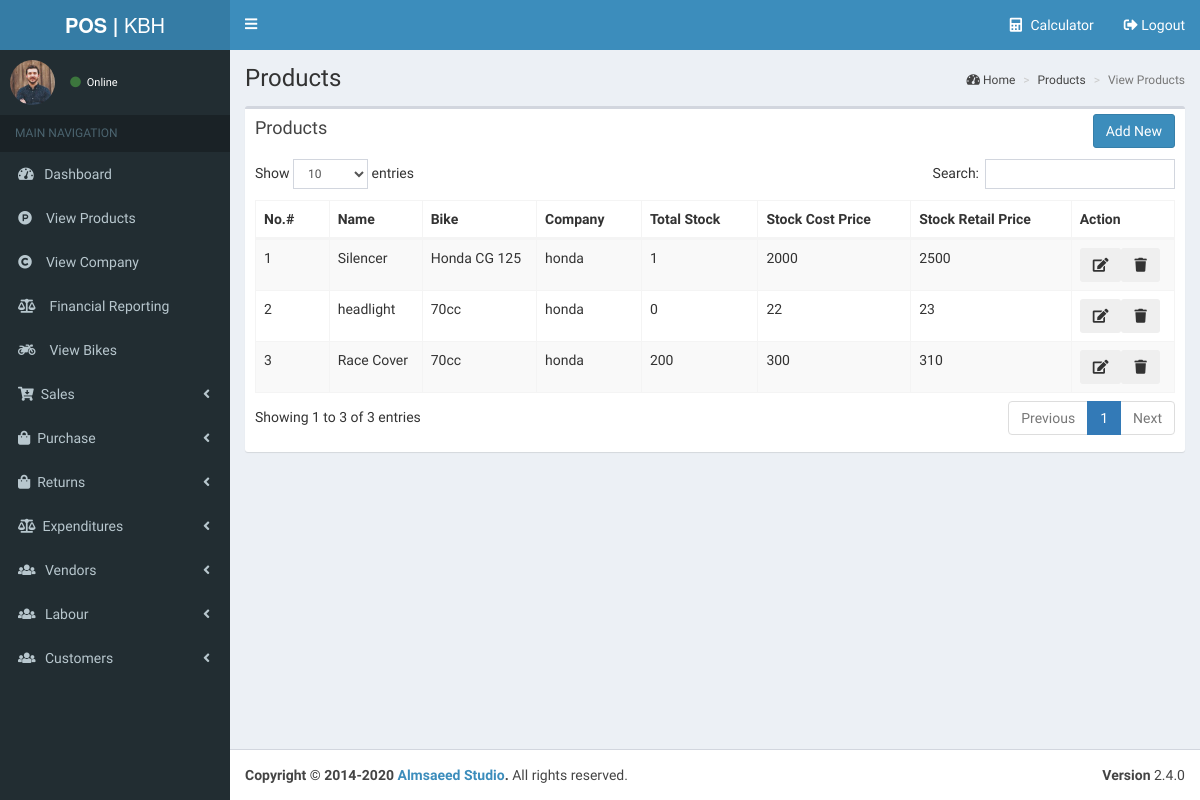
The app's page /viewitem.php (signed in), older data.
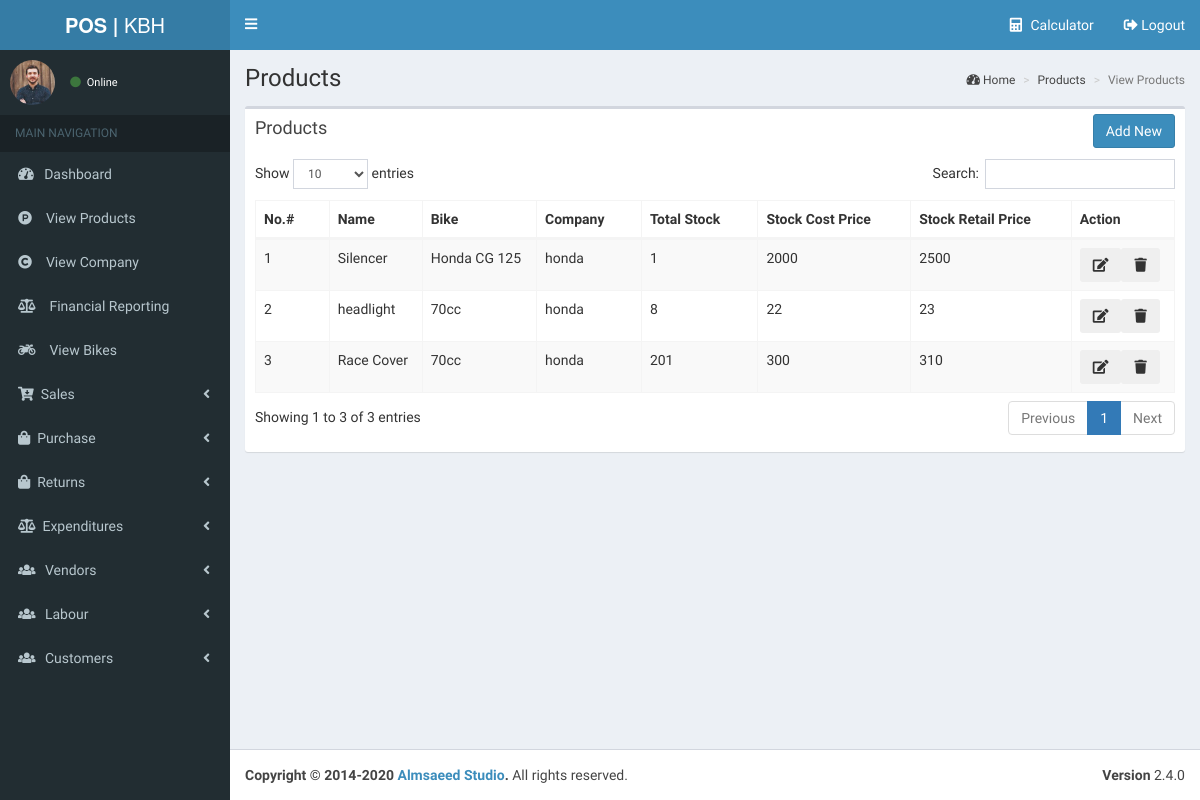
The same page, newer data.
### tables this page shows
CREATE TABLE `items` (
  `id` int(200) NOT NULL,
  `name` varchar(200) NOT NULL,
  `item_no` varchar(400) NOT NULL,
  `bike_id` varchar(200) NOT NULL,
  `company_id` varchar(200) NOT NULL,
  `date` varchar(200) NOT NULL,
  `old_stock` varchar(200) NOT NULL,
  `old_stoct_price` varchar(200) NOT NULL,
  `new_stock` varchar(200) NOT NULL,
  `new_stoct_price` varchar(200) NOT NULL,
  `total_stock` varchar(200) NOT NULL,
  `old_stock_cprice` varchar(200) NOT NULL,
  `new_stock_cprice` varchar(200) NOT NULL
);

CREATE TABLE `bike` (
  `id` int(200) NOT NULL,
  `name` varchar(200) NOT NULL,
  `date` varchar(200) NOT NULL
);

CREATE TABLE `company` (
  `id` int(200) NOT NULL,
  `name` varchar(200) NOT NULL,
  `date` varchar(200) NOT NULL
);

### viewitem.php (the view, shortened to what the changed rows need)
<?php
include('connection.php');
?>
<!DOCTYPE html>
<html>
<head>
    <link rel="stylesheet" href="css/bootstrap.min.css">
    <link rel="stylesheet" href="css/font-awesome.min.css">
    <link rel="stylesheet" href="css/fontawesome-all.min.css">
    <link rel="stylesheet" href="css/ionicons.min.css">
    <link rel="stylesheet" href="css/dataTables.bootstrap.min.css">
    <link rel="stylesheet" href="css/AdminLTE.min.css">
    <link rel="stylesheet" href="css/_all-skins.min.css">
    <link rel="stylesheet" href="css/toastr.min.css">
</head>
<body class="hold-transition skin-blue sidebar-mini">
    <div class="wrapper">
        <?php include("master/header.php")?>
        <div class="content-wrapper">
            <section class="content-header">
                <h1>
                    Products
                </h1>
            </section>
            <section class="content">
                <div class="row">
                    <div class="col-xs-12">
                        <div class="box">
                            <div class="box-body">
                                <table id="example1" class="table table-bordered table-striped">
                                    <thead>
                                        <tr>
                                            <th> No.#</th>
                                            <th> Name</th>
                                            <th> Bike</th>
                                            <th> Company</th>
                                            <th> Total Stock</th>
                                            <th> Stock Cost Price</th>
                                            <th> Stock Retail Price</th>
                                            <th> Action</th>
                                        </tr>
                                    </thead>
									<tbody>
									     <?php
                                            $count=0;
                                            $sql = "SELECT items.*,company.name As cname,bike.name As bname FROM `items`,`bike`,`company` where items.company_id = company.id AND items.bike_id = bike.id";
                                            $result = $conn->query($sql);
                                            if ($result->num_rows > 0)
                                            {
                                                while($row = mysqli_fetch_assoc($result))
                                                {
                                                    $count++;
                                                    $name = $row['name'];
                                                    $tstock = $row['total_stock'];
                                                    $os_cprice = $row['old_stock_cprice'];
                                                    $os_rprice = $row['old_stoct_price'];
                                                    $bname = $row['bname'];
                                                    $cname = $row['cname'];
                                        ?>
										<tr>
                                            <td> <?php echo $count;?></td>
                                            <td> <?php echo $name;?></td>
                                            <td> <?php echo $bname;?></td>
                                            <td> <?php echo $cname;?></td>
                                            <td> <?php echo $tstock;?></td>
                                            <td> <?php echo $os_cprice;?></td>
                                            <td > <?php echo $os_rprice;?></td>
                                            <td>
                                                <div style="display: inline-flex;" role="group">
                                                    <form action="edititem.php" method="POST">
                                                        <button type="submit" name="edit_item"  data-toggle="tooltip" data-placement="top" title="Edit" class="btn btn-secondary"><i class="fas fa-edit"></i></button>
                                                    </form>
                                                    <form action="function.php" method="POST">
                                                        <button type="submit" name="delete_item"  onclick="return confirm('Are you sure, you want to delete?');" data-toggle="tooltip" data-placement="top" title="Delete" class="btn btn-secondary"><i class="fas fa-trash"></i></button>
                                                    </form>
                                                </div>
                                            </td>
                                        </tr>
                                        <?php
                                                }
                                            }
                                        ?>
									</tbody>
                                </table>
                            </div>
                        </div>
                    </div>
                </div>
            </section>
        </div>
    </div>
</body>
</html>

Row changes from the older to the newer data that the page shows:
changed items "headlight": total_stock "0" → "8"
changed items "Race Cover": total_stock "200" → "201"
